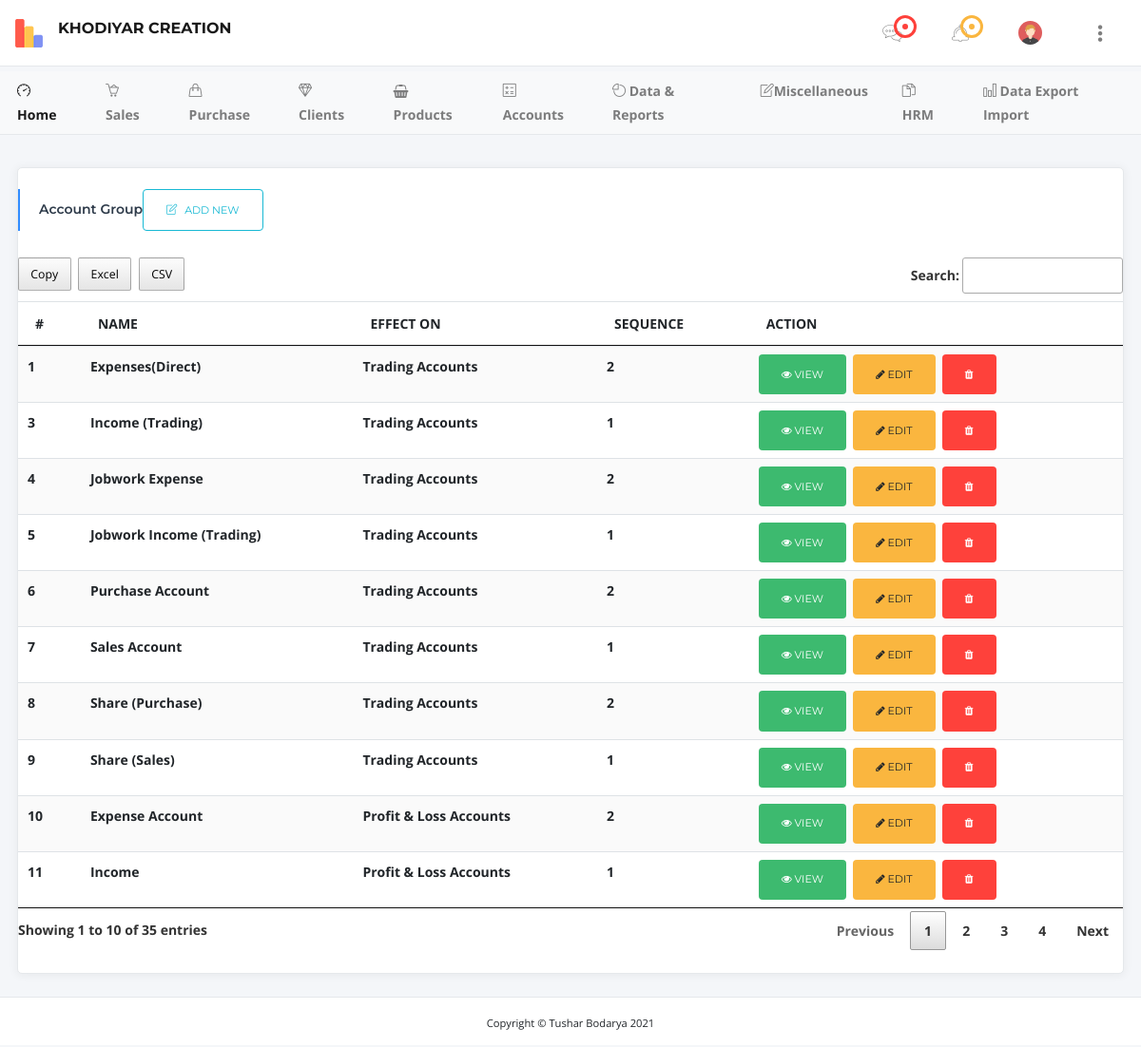
Page /tbl-accountsgroup.php (signed in) on the committed database.
### tables this page shows
CREATE TABLE `users` (
  `sno` int(11) NOT NULL,
  `name` text NOT NULL,
  `username` varchar(11) NOT NULL,
  `gstno` text NOT NULL,
  `bamkname` text NOT NULL,
  `acno` text NOT NULL,
  `ifsc` text NOT NULL,
  `password` text NOT NULL,
  `date` timestamp NOT NULL DEFAULT current_timestamp(),
  `role` text NOT NULL DEFAULT 'company'
);

CREATE TABLE `tbl_accountsgroup` (
  `id` int(11) NOT NULL,
  `name` text NOT NULL,
  `effecton` text NOT NULL,
  `sequence` int(11) NOT NULL,
  `is_deleted` int(11) NOT NULL DEFAULT 0,
  `created_at` timestamp NOT NULL DEFAULT current_timestamp(),
  `is_user` int(11) NOT NULL
);

### tbl-accountsgroup.php (the view, shortened to what this page needs)
<?php include 'header.php'; ?>
<div class="container-fluid">
	<div class="row">
		<div class="col-xl-12">
			<div class="card card-shadow mb-4">
				<div class="card-header border-0">
					<div class="custom-title-wrap bar-info">
						<div class="custom-title">Account Group<a type="button" class="btn btn-outline-info" href="add-accountsgroup.php"><i class="icon-note mr-2"></i>ADD NEW</a></div>
					</div>
				</div>
				<div class="card-body- pt-3 pb-4">
					<div class="table-responsive">
						<table id="datatable2" class="table table-striped dt-responsive nowrap table-hover" cellspacing="0">
							<thead>
								<tr>
									<th>#</th>
									<th>NAME</th>
									<th>EFFECT ON</th>
									<th>SEQUENCE</th>
									<th>ACTION</th>
								</tr>
							</thead>
							<tbody>
							<?php
							$sql = "SELECT * FROM tbl_accountsgroup  WHERE is_deleted='0' AND is_user='".$loguser."'";
							$result = mysqli_query($conn,$sql) or die("SQL Query Failed.");
							while($row = mysqli_fetch_assoc($result)){
								$id = $row['id'];
								$name = $row['name'];
								$effecton = $row['effecton'];
								$sequence = $row['sequence'];
								?>
									<tr>
										<td><?php echo $id; ?></td>
										<td><?php echo $name; ?></td>
										<td><?php echo $effecton; ?></td>
										<td><?php echo $sequence; ?></td>
										<td>
											<a href="view-accountsgroup.php?id=<?php echo $id; ?>" class="btn btn-success btn-xs"><i class="fa fa-eye"></i>  View</a>&nbsp;
											<a href="edit-accountsgroup.php?id=<?php echo $id; ?>" class="btn btn-warning btn-xs"><i class="fa fa-pencil"></i> Edit</a>&nbsp;
											<a href="delete.php?tbl=tbl_accountsgroup&id=<?php echo $id; ?>"class="btn btn-danger btn-xs delete-object" title="Delete"><i class="fa fa-trash"></i></a>
										</td>
									</tr>
								<?php
							}
							?>
							</tbody>
						</table>
					</div>
				</div>
			</div>
		</div>
	</div>
</div>
<?php include 'footer.php'; ?>

### header.php (shortened to what this page needs)
<?php
include "dbconnect.php";
if(isset($_SESSION['loggedin'])){
  $loguser = $_SESSION['logid'];
  $headsql = "SELECT * FROM users  WHERE  sno='".$loguser."'";
$headresult = mysqli_query($conn,$headsql) or die("SQL Query Failed.");
$headrow = mysqli_fetch_assoc($headresult);
$headheadname = $headrow['name'];
}else{
  header("location:login.php");
  exit();
}
?>
<!DOCTYPE html>
<html lang="en">
<head>
  <link href="assets/vendor/bootstrap/css/bootstrap.min.css" rel="stylesheet">
  <link href="assets/vendor/font-awesome/css/font-awesome.min.css" rel="stylesheet">
  <link href="assets/vendor/dashlab-icon/dashlab-icon.css" rel="stylesheet">
  <link href="assets/vendor/simple-line-icons/css/simple-line-icons.css" rel="stylesheet">
  <link href="assets/vendor/themify-icons/css/themify-icons.css" rel="stylesheet">
  <link href="assets/vendor/weather-icons/css/weather-icons.min.css" rel="stylesheet">
  <link href="assets/vendor/m-custom-scrollbar/jquery.mCustomScrollbar.css" rel="stylesheet">
  <link href="assets/vendor/jquery-dropdown-master/jquery.dropdown.css" rel="stylesheet">
  <link href="assets/vendor/jquery-ui/jquery-ui.min.css" rel="stylesheet">
  <link href="assets/vendor/icheck/skins/all.css" rel="stylesheet">
  <link href="assets/css/main.css" rel="stylesheet">
   <link href="assets/vendor/jquery-steps/jquery.steps.css" rel="stylesheet">
  <link href="assets/vendor/datatables/jquery.dataTables.min.css" rel="stylesheet">
  <link href="assets/vendor/datatables/responsive.bootstrap.min.css" rel="stylesheet">
  <link href="assets/vendor/datatables/buttons.dataTables.css" rel="stylesheet">
  <link href="assets/vendor/datetime-picker/css/datetimepicker.css" rel="stylesheet">
  <link href="assets/vendor/date-picker/css/bootstrap-datepicker.min.css" rel="stylesheet">
  <link href="style.css" rel="stylesheet">
</head>
<body class="fixed-nav top-nav">
  <nav class="navbar navbar-expand-lg fixed-top navbar-light" id="mainNav">
    <div class="box-container">
      <div class="collapse navbar-collapse" id="navbarResponsive">
        <a class="navbar-brand navbar-hide-responsive" href="">
          <img class="pr-3 float-left" src="assets/img/logo-icon.png" srcset="assets/img/logo-icon@2x.png 2x"  alt=""/>
          <div class="float-left">
            <div><?php echo $headheadname; ?></div>
          </div>
        </a>
        <ul class="navbar-nav header-links ml-auto hide-arrow">
          <li class="nav-item dropdown">
            <a class="nav-link dropdown-toggle mr-lg-3" id="messagesDropdown" href="" data-toggle="dropdown"
            aria-haspopup="true" aria-expanded="false">
            <i class="vl_chat-bubble"></i>
            <div class="notification-alarm">
              <span class="wave wave-danger"></span>
              <span class="dot"></span>
            </div>
          </a>
        </li>
        <li class="nav-item dropdown">
          <a class="nav-link dropdown-toggle mr-lg-3" id="alertsDropdown" href="" data-toggle="dropdown"
          aria-haspopup="true" aria-expanded="false">
          <i class="vl_bell"></i>
          <div class="notification-alarm">
            <span class="wave wave-warning"></span>
            <span class="dot bg-warning"></span>
          </div>
        </a>
            </li>
            <li class="nav-item dropdown">
              <a class="nav-link dropdown-toggle mr-lg-3" id="userNav" href="" data-toggle="dropdown" aria-haspopup="true" aria-expanded="false">
                <div class="user-thumb">
                  <img class="rounded-circle" src="assets/img/avatar/avatar1.jpg" alt=""/>
                </div>
              </a>
         </li>
         <li class="nav-item">
          <a href="javascript:;" class="nav-link right_side_toggle">
            <i class="icon-options-vertical"> </i>
          </a>
        </li>
      </ul>
    </div>
  </div>
</nav>
<nav class="navbar fixed-top-2 navbar-expand-lg navbar-light bg-light">
  <div class="box-container">
    <div class="collapse navbar-collapse" id="collapsibleNavbar">
      <ul class="navbar-nav">
        <li class="nav-item active"> <a class="nav-link" href="index.php"><i class="icon-speedometer"></i> Home</a> </li>
        <li class="nav-item dropdown">
          <a class="nav-link dropdown-toggle" href="" data-toggle="dropdown"><i class="icon-basket-loaded"></i> Sales</a>
    </li>
    <li class="nav-item dropdown"><a class="nav-link dropdown-toggle" href="" data-toggle="dropdown"><i class="icon-handbag"></i> Purchase</a>
    </li>
    <li class="nav-item dropdown"><a class="nav-link dropdown-toggle" href="" data-toggle="dropdown"><i class="icon-diamond"></i> Clients</a>
</li>
<li class="nav-item dropdown"><a class="nav-link dropdown-toggle" href="" data-toggle="dropdown"><i class="fa fa-shopping-basket"></i> Products</a>
</li>
<li class="nav-item dropdown"><a class="nav-link dropdown-toggle" data-toggle="dropdown"><i class="icon-calculator"></i> Accounts</a>
</li>
<li class="nav-item dropdown"><a class="nav-link dropdown-toggle" href="" data-toggle="dropdown"><i class="icon-pie-chart"></i> Data &amp; Reports</a>
</li>
<li class="nav-item dropdown"><a class="nav-link dropdown-toggle" href="" data-toggle="dropdown"><i class="icon-note"></i>Miscellaneous</a>
</li>
<li class="nav-item dropdown"><a class="nav-link dropdown-toggle" href="" data-toggle="dropdown"><i class="icon-docs"></i> HRM</a>
</li>
<li class="nav-item dropdown"><a class="nav-link dropdown-toggle" href="" data-toggle="dropdown"><i class="icon-chart"></i> Data Export Import</a>
</li>
</ul>
</div>
</div>
</nav>

### style.css (style rules this page uses)
@media (min-width: 992px) { .navbar-nav > li { padding-left:10px; padding-right:10px; } }
@media (min-width: 992px) { .fixed-top-2 { margin-top: 5px; margin-bottom: 34px; padding: 0px; } }
@media (min-width: 992px) { body { padding-top: 105px; } }

### rows in the picture
users: name "KHODIYAR CREATION"
tbl_accountsgroup: id "1", name "Expenses(Direct)", effecton "Trading Accounts", sequence "2"
tbl_accountsgroup: id "3", name "Income (Trading)", effecton "Trading Accounts", sequence "1"
tbl_accountsgroup: id "4", name "Jobwork Expense", effecton "Trading Accounts", sequence "2"
tbl_accountsgroup: id "5", name "Jobwork Income (Trading)", effecton "Trading Accounts", sequence "1"
tbl_accountsgroup: id "6", name "Purchase Account", effecton "Trading Accounts", sequence "2"
tbl_accountsgroup: id "7", name "Sales Account", effecton "Trading Accounts", sequence "1"
tbl_accountsgroup: id "8", name "Share (Purchase)", effecton "Trading Accounts", sequence "2"
tbl_accountsgroup: id "9", name "Share (Sales)", effecton "Trading Accounts", sequence "1"
tbl_accountsgroup: id "10", name "Expense Account", effecton "Profit & Loss Accounts", sequence "2"
tbl_accountsgroup: id "11", name "Income", effecton "Profit & Loss Accounts", sequence "1"
